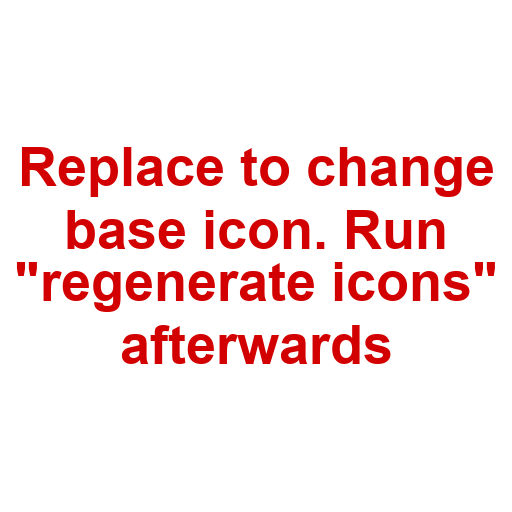
#> input picture code/icons/icon.png, 512 x 512 px, found by its file name
$ python generate_icons.py
#> lines starting #> are read from the running program, lines starting #| are printed output that depends on the picture
import os
import sys
import zlib

from PIL import Image

# settings
user_png_folder_path = "../../../icons/"
fallback_png_folder_path = "../"
output_path = "../../../icons/"
fallback_base_png_id = "200x200:82f0d3c0"
fallback_settings_png_id = "200x200:71db6cbb"
fallback_stop_png_id = "200x200:83248fd0"

def create_icon(
    image_path,
    output_path,
    icon_sizes=(256, 128, 64, 48, 32, 16),
    background_color=(0, 0, 0, 0),  # transparent
):
    """
    Convert an image into a multi-resolution .ico file with padding
    to preserve aspect ratio (no distortion).

    background_color=(0, 0, 0, 0) means transparent background
    """

    src = Image.open(image_path).convert("RGBA")
    src_w, src_h = src.size

    layers = []

    for size in icon_sizes:
        # scale factor: fit longest side into "size"
        scale = size / max(src_w, src_h)
        new_w = round(src_w * scale)
        new_h = round(src_h * scale)

        resized = src.resize((new_w, new_h), Image.Resampling.LANCZOS)

        # create square canvas and center the resized image
        canvas = Image.new("RGBA", (size, size), background_color)
        offset_x = (size - new_w) // 2
        offset_y = (size - new_h) // 2
        canvas.paste(resized, (offset_x, offset_y), resized)

        layers.append(canvas)

    # save as multi-size ICO
    layers[0].save(
        output_path,
        format="ICO",
        sizes=[(s, s) for s in icon_sizes],
        append_images=layers[1:],
    )


def create_composite_icon(
    base_path,
    overlay_path,
    output_path,
    overlay_scale_factor=0.6,
    icon_sizes=(256, 128, 64, 48, 32, 16),
    background_color=(0, 0, 0, 0),  # transparent padding
):
    """
    Create a composite icon:
    - Place overlay on the bottom-right of base.
    - Preserve aspect ratio.
    - Pad to square for each icon size (no distortion).

    background_color=(0, 0, 0, 0) means transparent background
    """

    # Load images
    base = Image.open(base_path).convert("RGBA")
    overlay = Image.open(overlay_path).convert("RGBA")

    base_w, base_h = base.size
    base_max = max(base_w, base_h)

    # Scale overlay relative to base's max dimension
    overlay_w, overlay_h = overlay.size
    overlay_max = max(overlay_w, overlay_h)

    scale = base_max / overlay_max * overlay_scale_factor
    new_ov_w = round(overlay_w * scale)
    new_ov_h = round(overlay_h * scale)

    overlay = overlay.resize((new_ov_w, new_ov_h), Image.Resampling.LANCZOS)

    # Position overlay: bottom-right (southeast)
    pos_x = base_w - new_ov_w
    pos_y = base_h - new_ov_h

    # Composite base + overlay
    composite = base.copy()
    composite.paste(overlay, (pos_x, pos_y), overlay)

    comp_w, comp_h = composite.size
    comp_max = max(comp_w, comp_h)

    layers = []

    # For each icon size: scale with aspect, then pad to square
    for size in icon_sizes:
        scale = size / comp_max
        new_w = round(comp_w * scale)
        new_h = round(comp_h * scale)

        resized = composite.resize((new_w, new_h), Image.Resampling.LANCZOS)

        canvas = Image.new("RGBA", (size, size), background_color)
        offset_x = (size - new_w) // 2
        offset_y = (size - new_h) // 2
        canvas.paste(resized, (offset_x, offset_y), resized)

        layers.append(canvas)

    # Save multi-size ICO
    layers[0].save(
        output_path,
        format="ICO",
        sizes=[(s, s) for s in icon_sizes],
        append_images=layers[1:],
    )


def image_id(path: str) -> str:
    with Image.open(path) as img:
        img = img.convert("RGBA")  # normalize
        data = img.tobytes()
        crc = zlib.crc32(data) & 0xFFFFFFFF
        return f"{img.width}x{img.height}:{crc:08x}"


if __name__ == "__main__":
    # print(image_id(user_png_folder_path + "icon.png"))
    # print(image_id(user_png_folder_path + "settings.png"))
    # print(image_id(user_png_folder_path + "stop.png"))

    if len(sys.argv) > 1:
        overlay_scale_factor = float(sys.argv[1])
    else:
        overlay_scale_factor = 0.6

    if os.path.exists(user_png_folder_path + "icon.png"):
        if image_id(user_png_folder_path + "icon.png") == fallback_base_png_id:
#> in image_id, img is the input picture: PIL image 512x512 RGBA; mean R, G, B, A 250.7, 230.7, 230.7, 255
#> in image_id, `crc = zlib.crc32(data) & 0xFFFFFFFF`: crc = 1769698543
            base_icon_path = fallback_png_folder_path + "default_icon.png"
            print("Using fallback base icon.")
        else:
            base_icon_path = user_png_folder_path + "icon.png"
#> base_icon_path = '../../../icons/icon.png'
    else:
        base_icon_path = fallback_png_folder_path + "icon.png"

    if os.path.exists(user_png_folder_path + "settings.png"):
        if image_id(user_png_folder_path + "settings.png") == fallback_settings_png_id:
#> call 2 of image_id, with path = '../../../icons/settings.png'
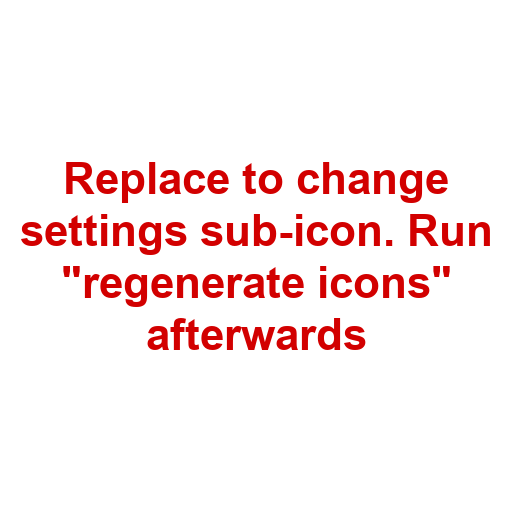
#> input picture code/icons/settings.png, 512 x 512 px, found by its file name
#> in image_id, img is the input picture: PIL image 512x512 RGBA; mean R, G, B, A 251.8, 237.1, 237.1, 255
#> in image_id (call 2), `crc = zlib.crc32(data) & 0xFFFFFFFF`: crc = 1751218437
            settings_icon_path = fallback_png_folder_path + "default_settings.png"
            print("Using fallback settings icon.")
        else:
            settings_icon_path = user_png_folder_path + "settings.png"
#> settings_icon_path = '../../../icons/settings.png'
    else:
        settings_icon_path = fallback_png_folder_path + "settings.png"

    if os.path.exists(user_png_folder_path + "stop.png"):
        if image_id(user_png_folder_path + "stop.png") == fallback_stop_png_id:
#> call 3 of image_id, with path = '../../../icons/stop.png'
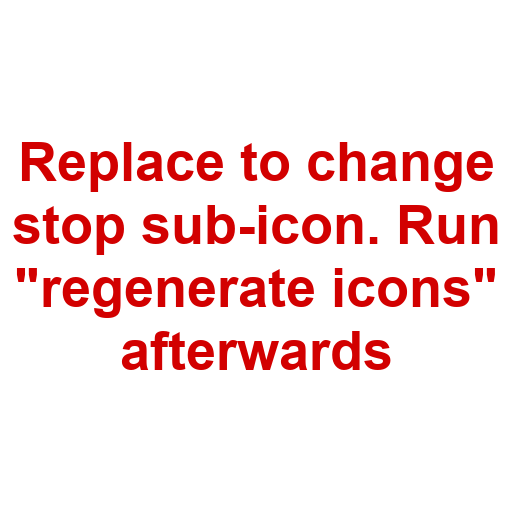
#> input picture code/icons/stop.png, 512 x 512 px, found by its file name
#> in image_id, img is the input picture: PIL image 512x512 RGBA; mean R, G, B, A 250.5, 229.2, 229.2, 255
#> in image_id (call 3), `crc = zlib.crc32(data) & 0xFFFFFFFF`: crc = 406362450
            stop_icon_path = fallback_png_folder_path + "default_stop.png"
            print("Using fallback stop icon.")
        else:
            stop_icon_path = user_png_folder_path + "stop.png"
#> stop_icon_path = '../../../icons/stop.png'
    else:
        stop_icon_path = fallback_png_folder_path + "stop.png"

    # Create the standard icon
    try:
        create_icon(base_icon_path, output_path + "icon.ico")
#> after the loop in create_icon, `for size in icon_sizes:`:
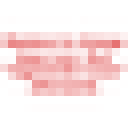
#> canvas: PIL image 16x16 RGBA (shown 8 times larger); mean R, G, B, A 250.5, 229.2, 229.2, 255
#> after the loop in create_icon, `for size in icon_sizes:`: layers = 6 items
        print("Generated: icon.ico")
    except Exception as e:
        print(f"Error creating icon.ico: {e}")

    # Create the composite icons
    # The overlay will scale to fit the bottom-right corner without squishing
    try:
        create_composite_icon(base_icon_path, settings_icon_path, output_path + "settings.ico", overlay_scale_factor)
#> after the loop in create_composite_icon, `for size in icon_sizes:`:
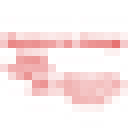
#> canvas: PIL image 16x16 RGBA (shown 8 times larger); mean R, G, B, A 251.1, 233, 233, 255
        print("Generated: settings.ico")
    except Exception as e:
        print(f"Error creating settings.ico: {e}")

    try:
        create_composite_icon(base_icon_path, stop_icon_path, output_path + "stop.ico", overlay_scale_factor)
#> call 2 of create_composite_icon, with base_path = '../../../icons/icon.png', overlay_path = '../../../icons/stop.png', output_path = '../../../icons/stop.ico', overlay_scale_factor = 0.6, icon_sizes = (256, 128, 64, 48, 32, 16), background_color = (0, 0, 0, 0)
#> in create_composite_icon (call 2), `composite.paste(overlay, (pos_x, pos_y), overlay)`:
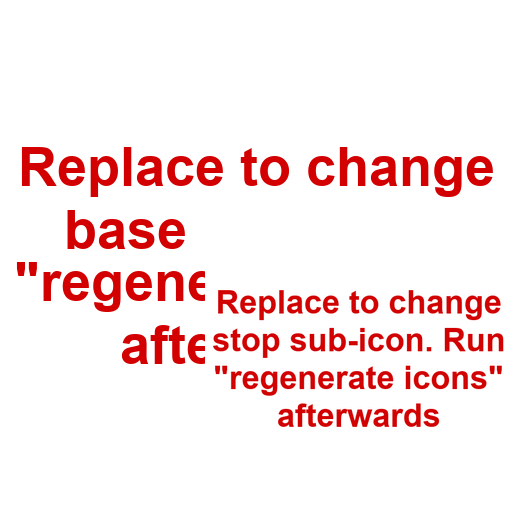
#> composite: PIL image 512x512 RGBA; mean R, G, B, A 250.9, 231.8, 231.8, 255
#> the loop in create_composite_icon (call 2), `for size in icon_sizes:` made 6 passes
#> pass 1, in create_composite_icon (call 2), `resized = composite.resize((new_w, new_h), Image.Resampling.LANCZOS)`:
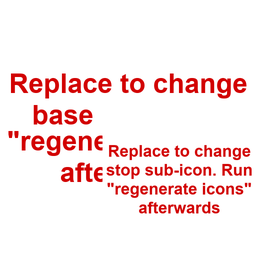
#> resized: PIL image 256x256 RGBA; mean R, G, B, A 250.8, 231.8, 231.8, 255
#> after the loop in create_composite_icon (call 2), `for size in icon_sizes:`:
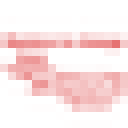
#> canvas: PIL image 16x16 RGBA (shown 8 times larger); mean R, G, B, A 250.6, 230.2, 230.2, 255
        print("Generated: stop.ico")
    except Exception as e:
        print(f"Error creating stop.ico: {e}")
